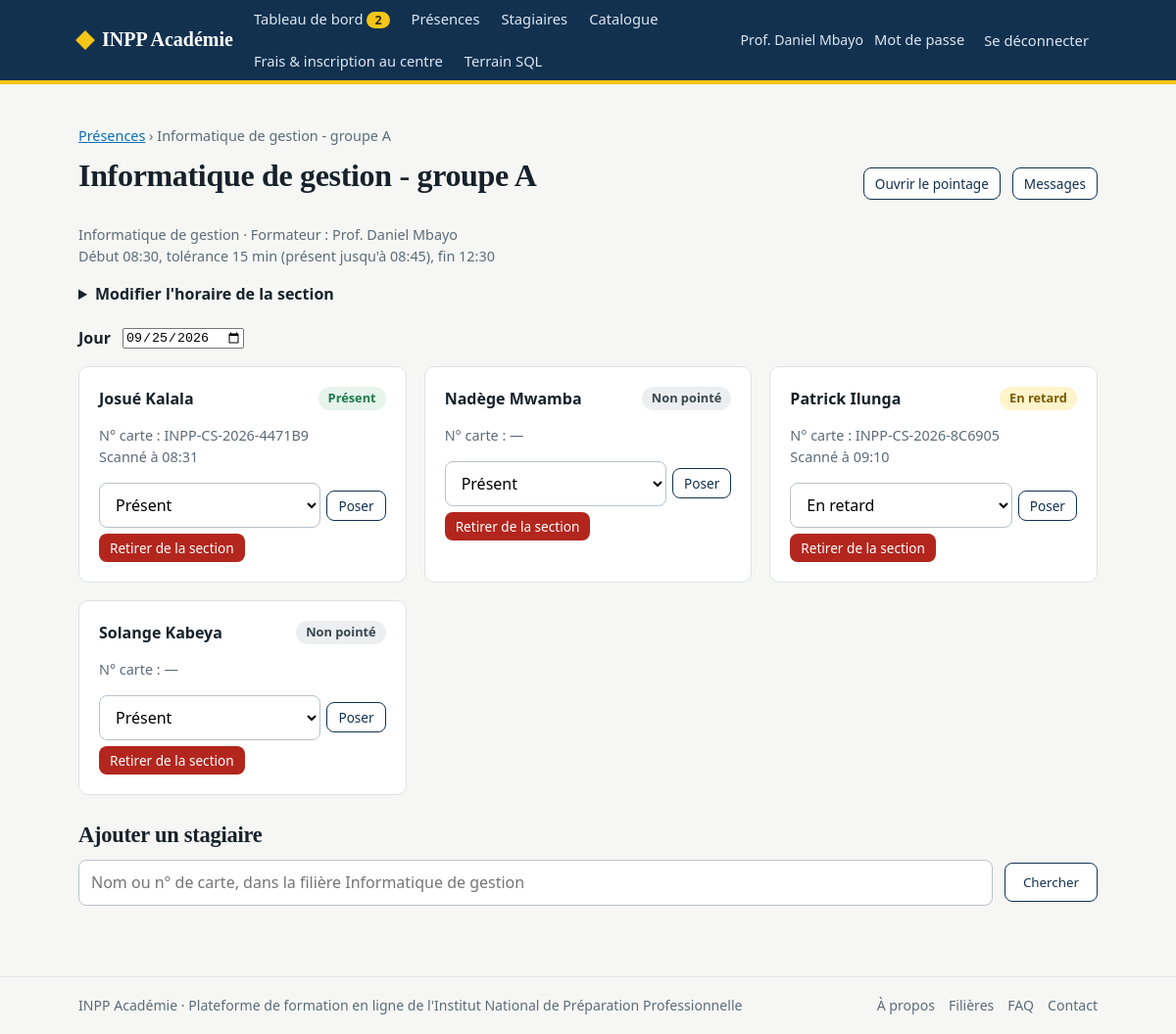
Screenshot of /formateur/presences/1 (signed in) with the database file from the repository.
### tables this page shows
CREATE TABLE users (
    id INTEGER PRIMARY KEY AUTOINCREMENT,
    full_name TEXT NOT NULL,
    email TEXT NOT NULL UNIQUE,
    password_hash TEXT NOT NULL,
    role TEXT NOT NULL CHECK (role IN ('formateur', 'stagiaire', 'secretaire')),
    must_change_password INTEGER NOT NULL DEFAULT 0,
    created_by INTEGER REFERENCES users(id) ON DELETE SET NULL,
    created_at TEXT NOT NULL DEFAULT (datetime('now'))
);

CREATE TABLE sections (
    id INTEGER PRIMARY KEY AUTOINCREMENT,
    filiere_id INTEGER NOT NULL REFERENCES filieres(id),
    trainer_id INTEGER NOT NULL REFERENCES users(id),
    name TEXT NOT NULL,
    start_time TEXT NOT NULL DEFAULT '08:30',      -- HH:MM
    grace_minutes INTEGER NOT NULL DEFAULT 15,     -- tolérance avant de compter un retard
    end_time TEXT NOT NULL DEFAULT '12:30',        -- HH:MM
    active INTEGER NOT NULL DEFAULT 1,
    created_at TEXT NOT NULL DEFAULT (datetime('now'))
);

CREATE TABLE filieres (
    id INTEGER PRIMARY KEY AUTOINCREMENT,
    name TEXT NOT NULL UNIQUE,
    material_fee REAL NOT NULL DEFAULT 0,      -- frais matériel en USD (40, 50, 80 selon la filière)
    active INTEGER NOT NULL DEFAULT 1
, service_id INTEGER REFERENCES services(id));

CREATE TABLE registrations (
    id INTEGER PRIMARY KEY AUTOINCREMENT,
    full_name TEXT NOT NULL,
    sex TEXT NOT NULL CHECK (sex IN ('M', 'F')),
    phone TEXT NOT NULL DEFAULT '',
    filiere_id INTEGER NOT NULL REFERENCES filieres(id),
    trainee_type TEXT NOT NULL DEFAULT 'non_recommande'
        CHECK (trainee_type IN ('non_recommande', 'recommande_total', 'recommande_partiel')),
    institution TEXT NOT NULL DEFAULT '',
    letter_ref TEXT NOT NULL DEFAULT '',
    letter_status TEXT NOT NULL DEFAULT 'none'
        CHECK (letter_status IN ('none', 'pending', 'approved', 'rejected')),
    letter_decided_by TEXT NOT NULL DEFAULT '',
    letter_decided_at TEXT,
    letter_note TEXT NOT NULL DEFAULT '',
    fee_inscription REAL NOT NULL DEFAULT 0,   -- FC
    fee_material REAL NOT NULL DEFAULT 0,      -- USD
    fee_formation REAL NOT NULL DEFAULT 0,     -- FC par mois
    fee_jury REAL NOT NULL DEFAULT 0,          -- FC
    card_code TEXT UNIQUE,
    card_issued_at TEXT,
    registered_by INTEGER REFERENCES users(id) ON DELETE SET NULL,
    created_at TEXT NOT NULL DEFAULT (datetime('now'))
, section_id INTEGER REFERENCES sections(id));

CREATE TABLE attendance (
    id INTEGER PRIMARY KEY AUTOINCREMENT,
    section_id INTEGER NOT NULL REFERENCES sections(id) ON DELETE CASCADE,
    registration_id INTEGER NOT NULL REFERENCES registrations(id) ON DELETE CASCADE,
    day TEXT NOT NULL,                             -- AAAA-MM-JJ
    status TEXT NOT NULL CHECK (status IN ('present', 'retard', 'absent', 'malade', 'permission')),
    checkin_at TEXT,                               -- heure du pointage (scan), NULL si statut posé à la main
    source TEXT NOT NULL DEFAULT 'formateur' CHECK (source IN ('qr', 'formateur')),
    note TEXT NOT NULL DEFAULT '',
    marked_by INTEGER REFERENCES users(id) ON DELETE SET NULL,
    created_at TEXT NOT NULL DEFAULT (datetime('now')),
    UNIQUE (section_id, registration_id, day)
);

### app.py (the view)
@app.route("/formateur/presences/<int:sid>")
@trainer_required
def section_detail(sid):
    section = own_section(sid)
    day = request.args.get("jour", "").strip()
    if not re.fullmatch(r"\d{4}-\d{2}-\d{2}", day):
        day = presence.today()
    members = section_members(sid)
    att = attendance_for(sid, day)
    q = request.args.get("q", "").strip()
    candidates = []
    if q:
        candidates = get_db().execute(
            "SELECT * FROM registrations WHERE filiere_id=? AND (section_id IS NULL OR section_id!=?) "
            "AND (full_name LIKE ? OR card_code LIKE ?) ORDER BY full_name LIMIT 10",
            (section["filiere_id"], sid, f"%{q}%", f"%{q}%")).fetchall()
    return render_template("formateur/section_detail.html", section=section, members=members, att=att,
                           day=day, q=q, candidates=candidates, limit_hm=presence.grace_limit(section))

### app.py (called while the page is built)
def get_db():
    if "db" not in g:
        g.db = database.connect()
    return g.db

def csrf_field():
    if "_csrf" not in session:
        session["_csrf"] = secrets.token_hex(16)
    from markupsafe import Markup
    return Markup(f'<input type="hidden" name="_csrf" value="{session["_csrf"]}">')

@app.before_request
def csrf_protect():
    if request.method == "POST":
        sent = request.form.get("_csrf", "")
        if not sent or not secrets.compare_digest(sent, session.get("_csrf", "")):
            abort(400, "Formulaire expiré. Rechargez la page et recommencez.")

@app.before_request
def load_user():
    g.user = None
    uid = session.get("uid")
    if uid:
        g.user = get_db().execute("SELECT * FROM users WHERE id=?", (uid,)).fetchone()
        if g.user is None:
            session.clear()
    if (g.user and g.user["must_change_password"]
            and request.endpoint not in ("change_password", "logout", "static")):
        return redirect(url_for("change_password"))

@app.context_processor
def inject_nav():
    pending = 0
    if g.get("user") and g.user["role"] == "formateur":
        pending = get_db().execute(
            "SELECT COUNT(*) FROM enrollments e JOIN courses c ON c.id=e.course_id "
            "WHERE c.trainer_id=? AND e.status='pending'", (g.user["id"],)).fetchone()[0]
    return {"pending_total": pending}

def login_required(view):
    @wraps(view)
    def wrapped(*a, **kw):
        if not g.user:
            flash("Connectez-vous pour continuer.", "info")
            return redirect(url_for("login", next=request.path))
        return view(*a, **kw)
    return wrapped

def trainer_required(view):
    @wraps(view)
    @login_required
    def wrapped(*a, **kw):
        if g.user["role"] != "formateur":
            abort(403)
        return view(*a, **kw)
    return wrapped

def get_section(sid):
    row = get_db().execute(
        "SELECT s.*, f.name AS filiere, u.full_name AS trainer_name FROM sections s "
        "JOIN filieres f ON f.id=s.filiere_id JOIN users u ON u.id=s.trainer_id WHERE s.id=?", (sid,)).fetchone()
    if row is None:
        abort(404)
    return row

def own_section(sid):
    section = get_section(sid)
    if section["trainer_id"] != g.user["id"]:
        abort(403)
    return section

def section_members(sid):
    return get_db().execute(
        "SELECT r.* FROM registrations r WHERE r.section_id=? ORDER BY r.full_name", (sid,)).fetchall()

### presence.py (called while the page is built)
def today():
    return time.strftime("%Y-%m-%d")

### templates/formateur/section_detail.html (shortened to what this page needs)
{% extends "base.html" %}{% block title %}{{ section.name }}{% endblock %}
{% block content %}
<p class="crumbs"><a href="{{ url_for('sections_list') }}">Présences</a> &rsaquo; {{ section.name }}</p>
<div class="row between"><h1>{{ section.name }}</h1>
  <div class="row">
    <a class="btn alt small" href="{{ url_for('section_kiosk', sid=section.id) }}">Ouvrir le pointage</a>
    <a class="btn alt small" href="{{ url_for('section_messages', sid=section.id) }}">Messages</a>
  </div>
</div>
<p class="meta">{{ section.filiere }} · Formateur : {{ section.trainer_name }}<br>
Début {{ section.start_time }}, tolérance {{ section.grace_minutes }} min (présent jusqu'à {{ limit_hm }}), fin {{ section.end_time }}</p>
<details style="margin-bottom:20px"><summary style="cursor:pointer;font-weight:600">Modifier l'horaire de la section</summary>
</details>
<form method="get" class="row" style="margin-bottom:16px">
  <label for="jour" style="margin:0">Jour</label>
  <input id="jour" type="date" name="jour" value="{{ day }}" onchange="this.form.submit()">
</form>
<div class="grid">
{% for m in members %}
{% set a = att.get(m.id) %}
<div class="card">
  <div class="row between"><strong>{{ m.full_name }}</strong>
    {% if a %}<span class="tag {{ PSTATUS[a.status][1] }}">{{ PSTATUS[a.status][0] }}</span>{% else %}<span class="tag">Non pointé</span>{% endif %}</div>
  <p class="meta">N° carte : {{ m.card_code or '—' }}{% if a and a.checkin_at %}<br>Scanné à {{ a.checkin_at }}{% endif %}{% if a and a.note %}<br>{{ a.note }}{% endif %}</p>
  <form method="post" action="{{ url_for('section_mark', sid=section.id, rid=m.id) }}" class="row" style="gap:6px">{{ csrf_field() }}
    <select name="status" style="flex:1">
      {% for code, (label, _) in PSTATUS.items() %}<option value="{{ code }}" {{ 'selected' if a and a.status==code else '' }}>{{ label }}</option>{% endfor %}
    </select>
    <button class="btn alt small">Poser</button>
  </form>
  <form method="post" action="{{ url_for('section_remove_member', sid=section.id, rid=m.id) }}" style="margin-top:6px" onsubmit="return confirm('Retirer {{ m.full_name }} de la section ?')">{{ csrf_field() }}
    <button class="btn bad small">Retirer de la section</button>
  </form>
</div>
{% else %}<p>Aucun stagiaire dans cette section pour le moment.</p>{% endfor %}
</div>
<h2 style="margin-top:28px">Ajouter un stagiaire</h2>
<form method="get" class="row" style="margin-bottom:12px">
  <input type="text" name="q" value="{{ q }}" placeholder="Nom ou n° de carte, dans la filière {{ section.filiere }}" style="flex:1">
  <button class="btn alt">Chercher</button>
</form>
{% endblock %}

### templates/base.html (shortened to what this page needs)
<!doctype html>
<html lang="fr">
<head>
<link rel="stylesheet" href="{{ url_for('static', filename='style.css') }}">
</head>
<body>
<header class="topbar noprint"><div class="wrap">
  <a class="brand" href="{{ url_for('index') }}"><i></i>INPP Académie</a>
  <nav>
    {% if g.user and g.user.role == 'formateur' %}
      <a href="{{ url_for('trainer_dashboard') }}">Tableau de bord{% if pending_total %}<span class="badge">{{ pending_total }}</span>{% endif %}</a>
      <a href="{{ url_for('sections_list') }}">Présences</a>
      <a href="{{ url_for('learners') }}">Stagiaires</a>
      <a href="{{ url_for('catalogue') }}">Catalogue</a>
    {% elif g.user and g.user.role == 'secretaire' %}
      <a href="{{ url_for('sec_dashboard') }}">Secrétariat</a>
      <a href="{{ url_for('sec_new') }}">Nouvelle inscription</a>
      <a href="{{ url_for('sec_registry') }}">Registre</a>
      <a href="{{ url_for('sec_jury') }}">Jury</a>
      <a href="{{ url_for('sec_tariffs') }}">Tarifs</a>
    {% elif g.user %}
      <a href="{{ url_for('my_courses') }}">Mes formations</a>
      <a href="{{ url_for('catalogue') }}">Catalogue</a>
    {% else %}
      <a href="{{ url_for('catalogue') }}">Catalogue</a>
      <a href="{{ url_for('filieres_public') }}">Filières</a>
      <a href="{{ url_for('apropos') }}">À propos</a>
    {% endif %}
    {% if not g.user or g.user.role != 'secretaire' %}<a href="{{ url_for('procedure') }}">Frais &amp; inscription au centre</a>{% endif %}
    {% if g.user and g.user.role != 'secretaire' %}<a href="{{ url_for('sql_lab') }}">Terrain SQL</a>{% endif %}
  </nav>
  <div class="who">
    {% if g.user %}
      <span>{{ g.user.full_name }}</span>
      <a class="linkbtn" href="{{ url_for('change_password') }}">Mot de passe</a>
      <form method="post" action="{{ url_for('logout') }}" style="margin:0">{{ csrf_field() }}<button class="linkbtn">Se déconnecter</button></form>
    {% else %}
      <a class="linkbtn" href="{{ url_for('login') }}">Se connecter</a>
      <a class="btn sun small" href="{{ url_for('register') }}">Créer un compte</a>
    {% endif %}
  </div>
</div></header>
<main><div class="wrap">
  {% block content %}{% endblock %}
</div></main>
<footer class="noprint"><div class="wrap">
  <div class="row between">
    <span>INPP Académie · Plateforme de formation en ligne de l'Institut National de Préparation Professionnelle</span>
    <nav class="row" style="gap:14px">
      <a href="{{ url_for('apropos') }}">À propos</a>
      <a href="{{ url_for('filieres_public') }}">Filières</a>
      <a href="{{ url_for('faq') }}">FAQ</a>
      <a href="{{ url_for('contact') }}">Contact</a>
    </nav>
  </div>
</div></footer>
</body>
</html>

### static/style.css (style rules this page uses)
:root { --ink:#17212b;--muted:#5d6b78;--navy:#12314f;--river:#0b6fb8;--sun:#f5c518;--paper:#f6f7f4;--card:#fff;--line:#dfe3e6;--ok:#1f7a4d;--okbg:#e6f4ec;--bad:#b3261e;--badbg:#fdeceb;--warn:#7a5a00;--warnbg:#fff4cc;--infobg:#e7f1fa }
* { box-sizing:border-box }
body { margin:0;font:16px/1.55 "Segoe UI",Roboto,Helvetica,Arial,sans-serif;color:var(--ink);background:var(--paper) }
h1,h2,h3 { font-family:Georgia,"Times New Roman",serif;line-height:1.2;margin:0 0 .5em;letter-spacing:-.01em }
h1 { font-size:2rem }
h2 { font-size:1.4rem }
a { color:var(--river) }
.wrap { max-width:1080px;margin:0 auto;padding:0 20px }
.topbar { background:var(--navy);color:#fff;border-bottom:4px solid var(--sun) }
.topbar .wrap { display:flex;align-items:center;gap:12px;min-height:58px;flex-wrap:wrap }
.brand { font:700 1.25rem Georgia,serif;color:#fff;text-decoration:none;display:flex;align-items:center;gap:10px }
.brand i { width:14px;height:14px;background:var(--sun);display:inline-block;transform:rotate(45deg) }
.topbar nav { display:flex;gap:4px;flex:1;flex-wrap:wrap }
.topbar nav a,.linkbtn { color:#dbe7f3;text-decoration:none;padding:8px 9px;border-radius:6px;font-size:.92rem;background:none;border:0;cursor:pointer;font-family:inherit }
.who { display:flex;align-items:center;gap:2px;font-size:.88rem;color:#dbe7f3 }
.badge { background:var(--sun);color:#3a2d00;border-radius:999px;padding:0 8px;font-size:.78rem;font-weight:700;margin-left:4px }
main { padding:28px 0 60px;min-height:70vh }
footer { border-top:1px solid var(--line);padding:18px 0;color:var(--muted);font-size:.88rem }
footer a { color:var(--muted);text-decoration:none }
footer .row { flex-wrap:wrap;gap:10px }
.card { background:var(--card);border:1px solid var(--line);border-radius:10px;padding:20px }
.grid { display:grid;grid-template-columns:repeat(auto-fill,minmax(300px,1fr));gap:18px }
.meta { color:var(--muted);font-size:.9rem }
.row { display:flex;gap:12px;align-items:center;flex-wrap:wrap }
.between { justify-content:space-between }
.btn { display:inline-block;background:var(--river);color:#fff;border:0;border-radius:8px;padding:10px 18px;font:600 .95rem inherit;font-family:inherit;text-decoration:none;cursor:pointer }
.btn.alt { background:#fff;color:var(--navy);border:1px solid var(--navy) }
.btn.bad { background:var(--bad) }
.btn.small { padding:5px 11px;font-size:.85rem }
.tag { display:inline-block;padding:2px 10px;border-radius:999px;font-size:.8rem;font-weight:600;background:#eceff1;color:#39464f }
.tag.ok { background:var(--okbg);color:var(--ok) }
.tag.warn { background:var(--warnbg);color:var(--warn) }
label { display:block;font-weight:600;margin:14px 0 5px }
input[type=text],input[type=email],input[type=password],input[type=number],input[type=search],select,textarea { width:100%;padding:10px 12px;border:1px solid #b9c2ca;border-radius:8px;font:inherit;background:#fff }
.crumbs { font-size:.9rem;color:var(--muted);margin-bottom:10px }

### rows the page displays
users: user.full_name "Prof. Daniel Mbayo", trainer_name "Prof. Daniel Mbayo"
sections: name "Informatique de gestion - groupe A", start_time "08:30", grace_minutes "15", end_time "12:30"
filieres: filiere "Informatique de gestion", q "Nom ou n° de carte, dans la filière Informatique de gestion"
registrations: full_name "Josué Kalala", card_code "INPP-CS-2026-4471B9"
attendance: status "Présent", checkin_at "08:31"
registrations: full_name "Nadège Mwamba", shows "Non pointé", card_code "—"
registrations: full_name "Patrick Ilunga", card_code "INPP-CS-2026-8C6905"
attendance: status "En retard", checkin_at "09:10"
registrations: full_name "Solange Kabeya", shows "Non pointé", card_code "—"

### other values shown
{{ pending_total }} "2"
{{ limit_hm }} "08:45"
form field status "Présent"
form field status "En retard"
